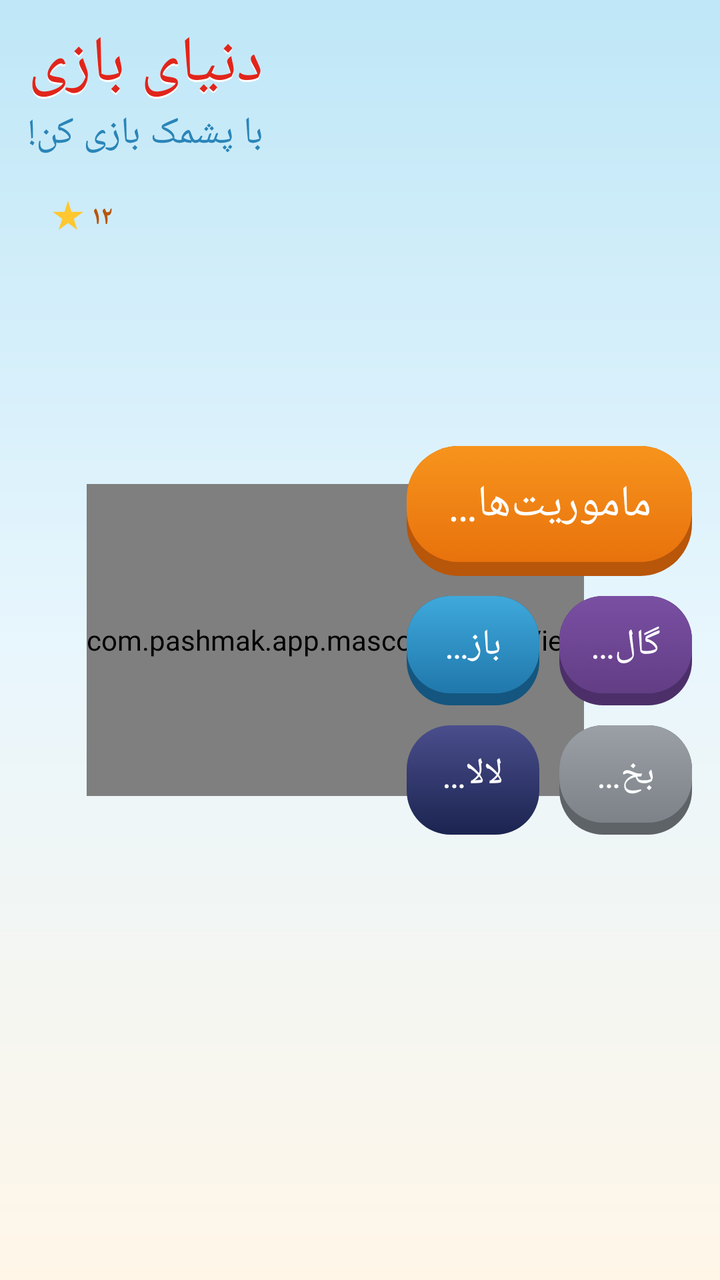
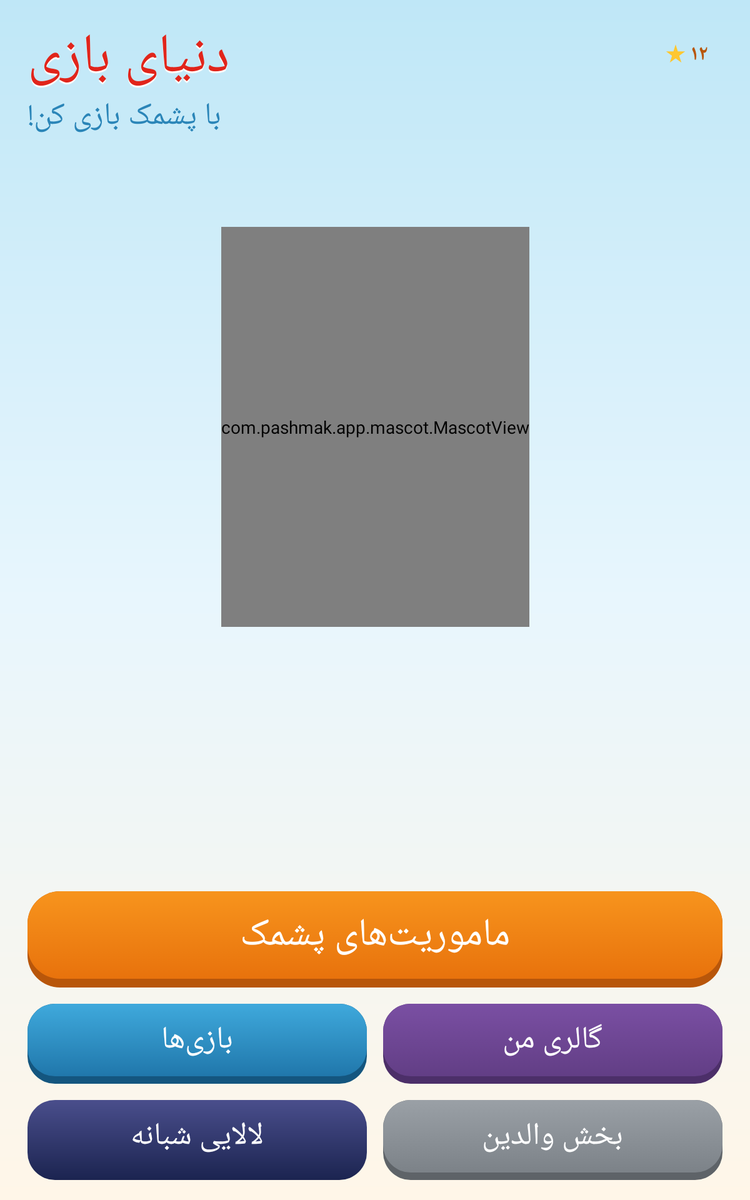

Compare how this app lays out the same screen by default and in its alternative resource folder. The renders come first, then the two layout files and the values they reference.
<!-- AndroidManifest.xml: application theme Theme.Pashmak -->
<!-- res/layout/activity_home.xml -->
<?xml version="1.0" encoding="utf-8"?>
<androidx.constraintlayout.widget.ConstraintLayout
    xmlns:android="http://schemas.android.com/apk/res/android"
    xmlns:app="http://schemas.android.com/apk/res-auto"
    xmlns:tools="http://schemas.android.com/tools"
    android:layout_width="match_parent"
    android:layout_height="match_parent"
    android:background="@drawable/bg_screen_home"
    android:clipChildren="false"
    android:paddingStart="@dimen/screen_padding"
    android:paddingTop="@dimen/screen_padding_v"
    android:paddingEnd="@dimen/screen_padding"
    android:paddingBottom="@dimen/screen_padding_v">

    
    <androidx.appcompat.widget.AppCompatTextView
        android:id="@+id/home_title"
        style="@style/Text.Display"
        android:layout_width="wrap_content"
        android:layout_height="wrap_content"
        android:shadowColor="@color/white"
        android:shadowDy="3"
        android:shadowRadius="0.01"
        android:text="@string/home_title"
        app:layout_constraintStart_toStartOf="parent"
        app:layout_constraintTop_toTopOf="parent" />

    <androidx.appcompat.widget.AppCompatTextView
        android:id="@+id/home_subtitle"
        style="@style/Text.Section"
        android:layout_width="wrap_content"
        android:layout_height="wrap_content"
        android:textColor="@color/blue"
        app:layout_constraintStart_toStartOf="parent"
        app:layout_constraintTop_toBottomOf="@id/home_title"
        tools:text="با پشمک بازی کن!" />

    <include
        android:id="@+id/home_stars"
        layout="@layout/view_stars_chip"
        android:layout_width="wrap_content"
        android:layout_height="wrap_content"
        android:layout_marginTop="14dp"
        app:layout_constraintStart_toStartOf="parent"
        app:layout_constraintTop_toBottomOf="@id/home_subtitle" />

    
    <FrameLayout
        android:id="@+id/home_mascot_holder"
        android:layout_width="wrap_content"
        android:layout_height="wrap_content"
        android:background="?attr/selectableItemBackgroundBorderless"
        android:clickable="true"
        android:clipChildren="false"
        android:focusable="true"
        app:layout_constraintBottom_toBottomOf="parent"
        app:layout_constraintEnd_toStartOf="@id/home_buttons"
        app:layout_constraintStart_toEndOf="@id/home_title"
        app:layout_constraintTop_toTopOf="parent">

        <com.pashmak.app.mascot.MascotView
            android:id="@+id/home_mascot"
            android:layout_width="wrap_content"
            android:layout_height="@dimen/mascot_home" />
    </FrameLayout>

    <com.pashmak.app.mascot.SpeechBubbleView
        android:id="@+id/home_bubble"
        android:layout_width="wrap_content"
        android:layout_height="wrap_content"
        android:layout_marginBottom="6dp"
        android:background="@drawable/bg_speech_bubble"
        android:paddingStart="11dp"
        android:paddingTop="9dp"
        android:paddingEnd="11dp"
        android:paddingBottom="9dp"
        android:visibility="gone"
        app:layout_constraintBottom_toTopOf="@id/home_mascot_holder"
        app:layout_constraintEnd_toEndOf="@id/home_mascot_holder"
        app:layout_constraintStart_toStartOf="@id/home_mascot_holder" />

    
    <androidx.constraintlayout.widget.Guideline
        android:id="@+id/home_split"
        android:layout_width="wrap_content"
        android:layout_height="wrap_content"
        android:orientation="vertical"
        app:layout_constraintGuide_percent="0.54" />

    <LinearLayout
        android:id="@+id/home_buttons"
        android:layout_width="0dp"
        android:layout_height="wrap_content"
        android:layout_marginStart="@dimen/gap"
        android:orientation="vertical"
        app:layout_constraintBottom_toBottomOf="parent"
        app:layout_constraintEnd_toEndOf="parent"
        app:layout_constraintStart_toStartOf="@id/home_split"
        app:layout_constraintTop_toTopOf="parent">

        <androidx.appcompat.widget.AppCompatButton
            android:id="@+id/home_btn_missions"
            style="@style/Button.Chunky.Large"
            android:layout_width="match_parent"
            android:layout_height="wrap_content"
            android:background="@drawable/btn_amber"
            android:ellipsize="end"
            android:maxLines="1"
            tools:text="ماموریت‌های پشمک" />

        <LinearLayout
            android:layout_width="match_parent"
            android:layout_height="wrap_content"
            android:layout_marginTop="@dimen/gap"
            android:orientation="horizontal">

            <androidx.appcompat.widget.AppCompatButton
                android:id="@+id/home_btn_games"
                style="@style/Button.Chunky"
                android:layout_width="0dp"
                android:layout_height="wrap_content"
                android:layout_weight="1"
                android:background="@drawable/btn_blue"
                android:ellipsize="end"
                android:maxLines="1"
                android:text="@string/home_games" />

            <androidx.appcompat.widget.AppCompatButton
                android:id="@+id/home_btn_gallery"
                style="@style/Button.Chunky"
                android:layout_width="0dp"
                android:layout_height="wrap_content"
                android:layout_marginStart="@dimen/gap"
                android:layout_weight="1"
                android:background="@drawable/btn_purple"
                android:ellipsize="end"
                android:maxLines="1"
                android:text="@string/home_gallery" />
        </LinearLayout>

        <LinearLayout
            android:layout_width="match_parent"
            android:layout_height="wrap_content"
            android:layout_marginTop="@dimen/gap"
            android:orientation="horizontal">

            <androidx.appcompat.widget.AppCompatButton
                android:id="@+id/home_btn_lullaby"
                style="@style/Button.Chunky"
                android:layout_width="0dp"
                android:layout_height="wrap_content"
                android:layout_weight="1"
                android:background="@drawable/btn_night_card"
                android:ellipsize="end"
                android:maxLines="1"
                android:text="@string/home_lullaby" />

            <androidx.appcompat.widget.AppCompatButton
                android:id="@+id/home_btn_parents"
                style="@style/Button.Chunky"
                android:layout_width="0dp"
                android:layout_height="wrap_content"
                android:layout_marginStart="@dimen/gap"
                android:layout_weight="1"
                android:background="@drawable/btn_grey"
                android:ellipsize="end"
                android:maxLines="1"
                android:text="@string/home_parents" />
        </LinearLayout>
    </LinearLayout>

</androidx.constraintlayout.widget.ConstraintLayout>
<!-- res/layout/view_stars_chip.xml (included above) -->
<?xml version="1.0" encoding="utf-8"?>
<LinearLayout xmlns:android="http://schemas.android.com/apk/res/android"
    xmlns:tools="http://schemas.android.com/tools"
    android:id="@+id/stars_chip"
    android:layout_width="wrap_content"
    android:layout_height="wrap_content"
    android:background="@drawable/bg_chip_white"
    android:gravity="center_vertical"
    android:orientation="horizontal"
    android:paddingStart="12dp"
    android:paddingTop="6dp"
    android:paddingEnd="12dp"
    android:paddingBottom="6dp">

    <androidx.appcompat.widget.AppCompatImageView
        android:layout_width="16dp"
        android:layout_height="16dp"
        android:contentDescription="@string/cd_star"
        android:src="@drawable/ic_star" />

    <androidx.appcompat.widget.AppCompatTextView
        android:id="@+id/stars_value"
        style="@style/Text.Chip"
        android:layout_width="wrap_content"
        android:layout_height="wrap_content"
        android:layout_marginStart="4dp"
        tools:text="۱۲" />
</LinearLayout>
<!-- resources referenced by this layout -->
<resources>
  <color name="blue">#2A85B8</color>
  <color name="white">#FFFFFF</color>
  <!-- from res/values-sw360dp/ -->
  <dimen name="gap">10dp</dimen>
  <!-- from res/values-sw360dp/ -->
  <dimen name="mascot_home">156dp</dimen>
  <!-- from res/values-sw360dp/ -->
  <dimen name="screen_padding">14dp</dimen>
  <!-- from res/values-sw360dp/ -->
  <dimen name="screen_padding_v">10dp</dimen>
  <!-- drawable btn_amber (drawable) -->
  <?xml version="1.0" encoding="utf-8"?>
  <selector xmlns:android="http://schemas.android.com/apk/res/android">
      <item android:state_pressed="true" android:drawable="@drawable/btn_amber_down" />
      <item android:drawable="@drawable/btn_amber_up" />
  </selector>
  <!-- drawable btn_blue (drawable) -->
  <?xml version="1.0" encoding="utf-8"?>
  <selector xmlns:android="http://schemas.android.com/apk/res/android">
      <item android:state_pressed="true" android:drawable="@drawable/btn_blue_down" />
      <item android:drawable="@drawable/btn_blue_up" />
  </selector>
  <!-- drawable btn_grey (drawable) -->
  <?xml version="1.0" encoding="utf-8"?>
  <selector xmlns:android="http://schemas.android.com/apk/res/android">
      <item android:state_pressed="true" android:drawable="@drawable/btn_grey_down" />
      <item android:drawable="@drawable/btn_grey_up" />
  </selector>
  <!-- drawable btn_purple (drawable) -->
  <?xml version="1.0" encoding="utf-8"?>
  <selector xmlns:android="http://schemas.android.com/apk/res/android">
      <item android:state_pressed="true" android:drawable="@drawable/btn_purple_down" />
      <item android:drawable="@drawable/btn_purple_up" />
  </selector>
  <string name="cd_star">ستاره</string>
  <string name="home_gallery">گالری من</string>
  <string name="home_games">بازی‌ها</string>
  <string name="home_lullaby">لالایی شبانه</string>
  <string name="home_parents">بخش والدین</string>
  <string name="home_title">دنیای بازی</string>
  <style name="Button.Chunky.Large">
          <item name="android:textSize">@dimen/text_button_lg</item>
          <item name="android:paddingTop">14dp</item>
          <item name="android:paddingBottom">21dp</item>
      </style>
  <style name="Text.Chip" parent="Text.Body">
          <item name="android:textSize">@dimen/text_chip</item>
          <item name="android:textStyle">bold</item>
          <item name="android:textColor">@color/amber_shadow</item>
      </style>
  <style name="Text.Section" parent="Text.Display">
          <item name="android:textSize">@dimen/text_section</item>
          <item name="android:textColor">@color/ink_slate</item>
      </style>
  <color name="sky_top">#BFE7F7</color>
  <color name="sky_mid">#E8F6FD</color>
  <color name="page_bg">#FFF6E8</color>
  <color name="surface_bubble">#FFFDF8</color>
  <color name="bubble_border">#FFD3AE</color>
  <color name="night_bottom">#4A4E8C</color>
  <color name="night_top">#1B2450</color>
  <!-- from res/values-sw360dp/ -->
  <dimen name="text_button">18sp</dimen>
  <!-- from res/values-sw360dp/ -->
  <dimen name="text_button_lg">22sp</dimen>
  <!-- from res/values-sw360dp/ -->
  <dimen name="text_chip">13sp</dimen>
  <color name="amber_shadow">#B8560A</color>
  <!-- from res/values-sw360dp/ -->
  <dimen name="text_display">32sp</dimen>
  <color name="red">#E1251B</color>
  <!-- from res/values-sw360dp/ -->
  <dimen name="text_section">19sp</dimen>
  <color name="ink_slate">#2B3742</color>
  <color name="orange">#F26522</color>
  <color name="amber">#F7941D</color>
  <color name="surface">#FFFDF7</color>
  <color name="ink_primary">#3A2E22</color>
  <color name="amber_end">#E8720C</color>
  <color name="blue_shadow">#14567F</color>
  <color name="blue_light">#3FA9DC</color>
  <color name="blue_light_end">#2077AB</color>
  <color name="grey_lock_shadow">#5E6368</color>
  <color name="grey_lock">#9AA0A6</color>
  <color name="grey_lock_end">#7C8288</color>
  <color name="purple_shadow">#4C2F69</color>
  <color name="purple">#7A4FA3</color>
  <color name="purple_end">#623E85</color>
  <!-- from res/values-sw360dp/ -->
  <dimen name="text_body">13sp</dimen>
  <!-- some entries are left out for length -->
</resources>
<!-- res/layout-sw600dp-port/activity_home.xml (the repository's variant of the layout above) -->
<!-- drawn on a 7-inch tablet held upright -->
<?xml version="1.0" encoding="utf-8"?>
<androidx.constraintlayout.widget.ConstraintLayout
    xmlns:android="http://schemas.android.com/apk/res/android"
    xmlns:app="http://schemas.android.com/apk/res-auto"
    xmlns:tools="http://schemas.android.com/tools"
    android:layout_width="match_parent"
    android:layout_height="match_parent"
    android:background="@drawable/bg_screen_home"
    android:clipChildren="false"
    android:paddingStart="@dimen/screen_padding"
    android:paddingTop="@dimen/screen_padding_v"
    android:paddingEnd="@dimen/screen_padding"
    android:paddingBottom="@dimen/screen_padding_v">

    <androidx.appcompat.widget.AppCompatTextView
        android:id="@+id/home_title"
        style="@style/Text.Display"
        android:layout_width="wrap_content"
        android:layout_height="wrap_content"
        android:shadowColor="@color/white"
        android:shadowDy="3"
        android:shadowRadius="0.01"
        android:text="@string/home_title"
        app:layout_constraintStart_toStartOf="parent"
        app:layout_constraintTop_toTopOf="parent" />

    <androidx.appcompat.widget.AppCompatTextView
        android:id="@+id/home_subtitle"
        style="@style/Text.Section"
        android:layout_width="wrap_content"
        android:layout_height="wrap_content"
        android:textColor="@color/blue"
        app:layout_constraintStart_toStartOf="parent"
        app:layout_constraintTop_toBottomOf="@id/home_title"
        tools:text="با پشمک بازی کن!" />

    <include
        android:id="@+id/home_stars"
        layout="@layout/view_stars_chip"
        android:layout_width="wrap_content"
        android:layout_height="wrap_content"
        android:layout_marginTop="10dp"
        app:layout_constraintEnd_toEndOf="parent"
        app:layout_constraintTop_toTopOf="parent" />

    
    <androidx.constraintlayout.widget.Guideline
        android:id="@+id/home_split"
        android:layout_width="wrap_content"
        android:layout_height="wrap_content"
        android:orientation="horizontal"
        app:layout_constraintGuide_percent="0.60" />

    <FrameLayout
        android:id="@+id/home_mascot_holder"
        android:layout_width="wrap_content"
        android:layout_height="wrap_content"
        android:background="?attr/selectableItemBackgroundBorderless"
        android:clickable="true"
        android:clipChildren="false"
        android:focusable="true"
        app:layout_constraintBottom_toTopOf="@id/home_split"
        app:layout_constraintEnd_toEndOf="parent"
        app:layout_constraintStart_toStartOf="parent"
        app:layout_constraintTop_toBottomOf="@id/home_subtitle">

        <com.pashmak.app.mascot.MascotView
            android:id="@+id/home_mascot"
            android:layout_width="wrap_content"
            android:layout_height="@dimen/mascot_hero" />
    </FrameLayout>

    <com.pashmak.app.mascot.SpeechBubbleView
        android:id="@+id/home_bubble"
        android:layout_width="wrap_content"
        android:layout_height="wrap_content"
        android:layout_marginBottom="6dp"
        android:background="@drawable/bg_speech_bubble"
        android:paddingStart="11dp"
        android:paddingTop="9dp"
        android:paddingEnd="11dp"
        android:paddingBottom="9dp"
        android:visibility="gone"
        app:layout_constraintBottom_toTopOf="@id/home_mascot_holder"
        app:layout_constraintEnd_toEndOf="@id/home_mascot_holder"
        app:layout_constraintStart_toStartOf="@id/home_mascot_holder" />

    <LinearLayout
        android:id="@+id/home_buttons"
        android:layout_width="0dp"
        android:layout_height="wrap_content"
        android:orientation="vertical"
        app:layout_constraintBottom_toBottomOf="parent"
        app:layout_constraintEnd_toEndOf="parent"
        app:layout_constraintStart_toStartOf="parent"
        app:layout_constraintTop_toBottomOf="@id/home_split"
        app:layout_constraintVertical_bias="1.0">

        <androidx.appcompat.widget.AppCompatButton
            android:id="@+id/home_btn_missions"
            style="@style/Button.Chunky.Large"
            android:layout_width="match_parent"
            android:layout_height="wrap_content"
            android:background="@drawable/btn_amber"
            android:ellipsize="end"
            android:maxLines="1"
            tools:text="ماموریت‌های پشمک" />

        <LinearLayout
            android:layout_width="match_parent"
            android:layout_height="wrap_content"
            android:layout_marginTop="@dimen/gap"
            android:orientation="horizontal">

            <androidx.appcompat.widget.AppCompatButton
                android:id="@+id/home_btn_games"
                style="@style/Button.Chunky"
                android:layout_width="0dp"
                android:layout_height="wrap_content"
                android:layout_weight="1"
                android:background="@drawable/btn_blue"
                android:ellipsize="end"
                android:maxLines="1"
                android:text="@string/home_games" />

            <androidx.appcompat.widget.AppCompatButton
                android:id="@+id/home_btn_gallery"
                style="@style/Button.Chunky"
                android:layout_width="0dp"
                android:layout_height="wrap_content"
                android:layout_marginStart="@dimen/gap"
                android:layout_weight="1"
                android:background="@drawable/btn_purple"
                android:ellipsize="end"
                android:maxLines="1"
                android:text="@string/home_gallery" />
        </LinearLayout>

        <LinearLayout
            android:layout_width="match_parent"
            android:layout_height="wrap_content"
            android:layout_marginTop="@dimen/gap"
            android:orientation="horizontal">

            <androidx.appcompat.widget.AppCompatButton
                android:id="@+id/home_btn_lullaby"
                style="@style/Button.Chunky"
                android:layout_width="0dp"
                android:layout_height="wrap_content"
                android:layout_weight="1"
                android:background="@drawable/btn_night_card"
                android:ellipsize="end"
                android:maxLines="1"
                android:text="@string/home_lullaby" />

            <androidx.appcompat.widget.AppCompatButton
                android:id="@+id/home_btn_parents"
                style="@style/Button.Chunky"
                android:layout_width="0dp"
                android:layout_height="wrap_content"
                android:layout_marginStart="@dimen/gap"
                android:layout_weight="1"
                android:background="@drawable/btn_grey"
                android:ellipsize="end"
                android:maxLines="1"
                android:text="@string/home_parents" />
        </LinearLayout>
    </LinearLayout>

</androidx.constraintlayout.widget.ConstraintLayout>
<!-- resources referenced by the variant -->
<!-- as a 7-inch tablet held upright resolves them -->
<resources>
  <color name="blue">#2A85B8</color>
  <color name="white">#FFFFFF</color>
  <!-- from res/values-sw600dp/ -->
  <dimen name="gap">13dp</dimen>
  <!-- from res/values-sw600dp/ -->
  <dimen name="mascot_hero">320dp</dimen>
  <!-- from res/values-sw600dp/ -->
  <dimen name="screen_padding">22dp</dimen>
  <!-- from res/values-sw600dp/ -->
  <dimen name="screen_padding_v">16dp</dimen>
  <!-- drawable btn_amber (drawable) -->
  <?xml version="1.0" encoding="utf-8"?>
  <selector xmlns:android="http://schemas.android.com/apk/res/android">
      <item android:state_pressed="true" android:drawable="@drawable/btn_amber_down" />
      <item android:drawable="@drawable/btn_amber_up" />
  </selector>
  <!-- drawable btn_blue (drawable) -->
  <?xml version="1.0" encoding="utf-8"?>
  <selector xmlns:android="http://schemas.android.com/apk/res/android">
      <item android:state_pressed="true" android:drawable="@drawable/btn_blue_down" />
      <item android:drawable="@drawable/btn_blue_up" />
  </selector>
  <!-- drawable btn_grey (drawable) -->
  <?xml version="1.0" encoding="utf-8"?>
  <selector xmlns:android="http://schemas.android.com/apk/res/android">
      <item android:state_pressed="true" android:drawable="@drawable/btn_grey_down" />
      <item android:drawable="@drawable/btn_grey_up" />
  </selector>
  <!-- drawable btn_purple (drawable) -->
  <?xml version="1.0" encoding="utf-8"?>
  <selector xmlns:android="http://schemas.android.com/apk/res/android">
      <item android:state_pressed="true" android:drawable="@drawable/btn_purple_down" />
      <item android:drawable="@drawable/btn_purple_up" />
  </selector>
  <string name="cd_star">ستاره</string>
  <string name="home_gallery">گالری من</string>
  <string name="home_games">بازی‌ها</string>
  <string name="home_lullaby">لالایی شبانه</string>
  <string name="home_parents">بخش والدین</string>
  <string name="home_title">دنیای بازی</string>
  <style name="Button.Chunky.Large">
          <item name="android:textSize">@dimen/text_button_lg</item>
          <item name="android:paddingTop">14dp</item>
          <item name="android:paddingBottom">21dp</item>
      </style>
  <style name="Text.Chip" parent="Text.Body">
          <item name="android:textSize">@dimen/text_chip</item>
          <item name="android:textStyle">bold</item>
          <item name="android:textColor">@color/amber_shadow</item>
      </style>
  <style name="Text.Section" parent="Text.Display">
          <item name="android:textSize">@dimen/text_section</item>
          <item name="android:textColor">@color/ink_slate</item>
      </style>
  <color name="sky_top">#BFE7F7</color>
  <color name="sky_mid">#E8F6FD</color>
  <color name="page_bg">#FFF6E8</color>
  <color name="surface_bubble">#FFFDF8</color>
  <color name="bubble_border">#FFD3AE</color>
  <color name="night_bottom">#4A4E8C</color>
  <color name="night_top">#1B2450</color>
  <!-- from res/values-sw600dp/ -->
  <dimen name="text_button">25sp</dimen>
  <!-- from res/values-sw600dp/ -->
  <dimen name="text_button_lg">31sp</dimen>
  <!-- from res/values-sw600dp/ -->
  <dimen name="text_chip">17sp</dimen>
  <color name="amber_shadow">#B8560A</color>
  <!-- from res/values-sw600dp/ -->
  <dimen name="text_display">44sp</dimen>
  <color name="red">#E1251B</color>
  <!-- from res/values-sw600dp/ -->
  <dimen name="text_section">25sp</dimen>
  <color name="ink_slate">#2B3742</color>
  <color name="orange">#F26522</color>
  <color name="amber">#F7941D</color>
  <color name="surface">#FFFDF7</color>
  <color name="ink_primary">#3A2E22</color>
  <color name="amber_end">#E8720C</color>
  <color name="blue_shadow">#14567F</color>
  <color name="blue_light">#3FA9DC</color>
  <color name="blue_light_end">#2077AB</color>
  <color name="grey_lock_shadow">#5E6368</color>
  <color name="grey_lock">#9AA0A6</color>
  <color name="grey_lock_end">#7C8288</color>
  <color name="purple_shadow">#4C2F69</color>
  <color name="purple">#7A4FA3</color>
  <color name="purple_end">#623E85</color>
  <!-- from res/values-sw600dp/ -->
  <dimen name="text_body">16sp</dimen>
  <!-- some entries are left out for length -->
</resources>
